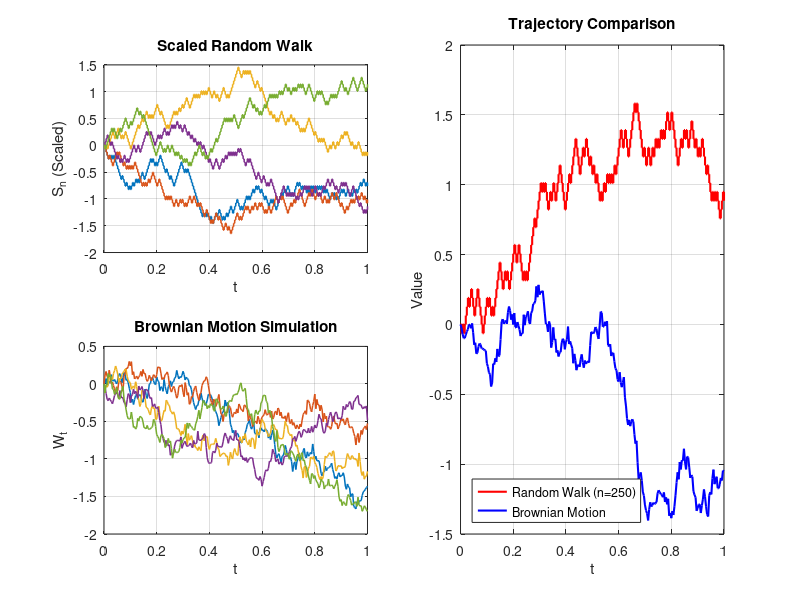

MATLAB code for this plot: (Note: this script raises an error after producing the figure.)
%% Donsker's Invariance Principle Simulation
% Context: Bachelor Thesis (TFG) - Physics/Math
% Purpose: Visualizing the convergence of a Scaled Random Walk to Brownian Motion.

clear; clc; clf;
rng(123); % Fixed seed for reproducibility

% --- Parameters ---
N = 250;        % Number of time steps
M = 5;          % Number of sample paths to plot
T = 1;          % Time horizon
dt = T/N;       % Time increment
t = linspace(0, T, N+1);

% Setup figure
fig = figure('Name', 'Donsker Convergence Analysis', ...
             'Units', 'normalized', 'Position', [.1 .1 .8 .7]);

% --- 1. Scaled Random Walk (The Discrete Process) ---
% X_i = +/- 1 with p=0.5. Scaled by 1/sqrt(N)
subplot(2,2,1); hold on; box on; grid on
for m = 1:M
    xi = 2*(rand(N,1)>0.5) - 1;      
    S  = [0; cumsum(xi)] ./ sqrt(N); 
    stairs(t, S, 'LineWidth', 1.1)
end
xlabel('t'); ylabel('S_n (Scaled)');
title('Scaled Random Walk');

% --- 2. Brownian Motion (The Limit Process) ---
% W_t ~ N(0, t). Increments are N(0, dt)
subplot(2,2,3); hold on; box on; grid on
for m = 1:M
    dW = sqrt(dt) * randn(N,1);
    W  = [0; cumsum(dW)];
    plot(t, W, 'LineWidth', 1.1)
end
xlabel('t'); ylabel('W_t');
title('Brownian Motion Simulation');

% --- 3. Functional Convergence Comparison ---
subplot(1,2,2); hold on; box on; grid on

% Generating a single realization for direct comparison
xi_sample = 2*(rand(N,1)>0.5) - 1; 
S_sample  = [0; cumsum(xi_sample)] ./ sqrt(N);
% Note: Mathematically, we compare distribution, but visually we overlay an independent BM to show scale similarity.
W_sample  = [0; cumsum(sqrt(dt)*randn(N,1))];

stairs(t, S_sample, 'r', 'LineWidth', 1.5, 'DisplayName', 'Random Walk (n=250)')
plot(t, W_sample, 'b', 'LineWidth', 1.5, 'DisplayName', 'Brownian Motion')

legend('Location','southwest');
xlabel('t'); ylabel('Value');
title('Trajectory Comparison');
sgtitle('Donsker''s Theorem: Weak Convergence');

% --- Save Output ---
% Using relative path to ensure portability across systems
if ~exist('output', 'dir')
    mkdir('output');
end
fname = fullfile('output', 'donsker_simulation.pdf');
print(fig, fname, '-dpdf', '-painters');
fprintf('Figure saved successfully to: %s\n', fname);
